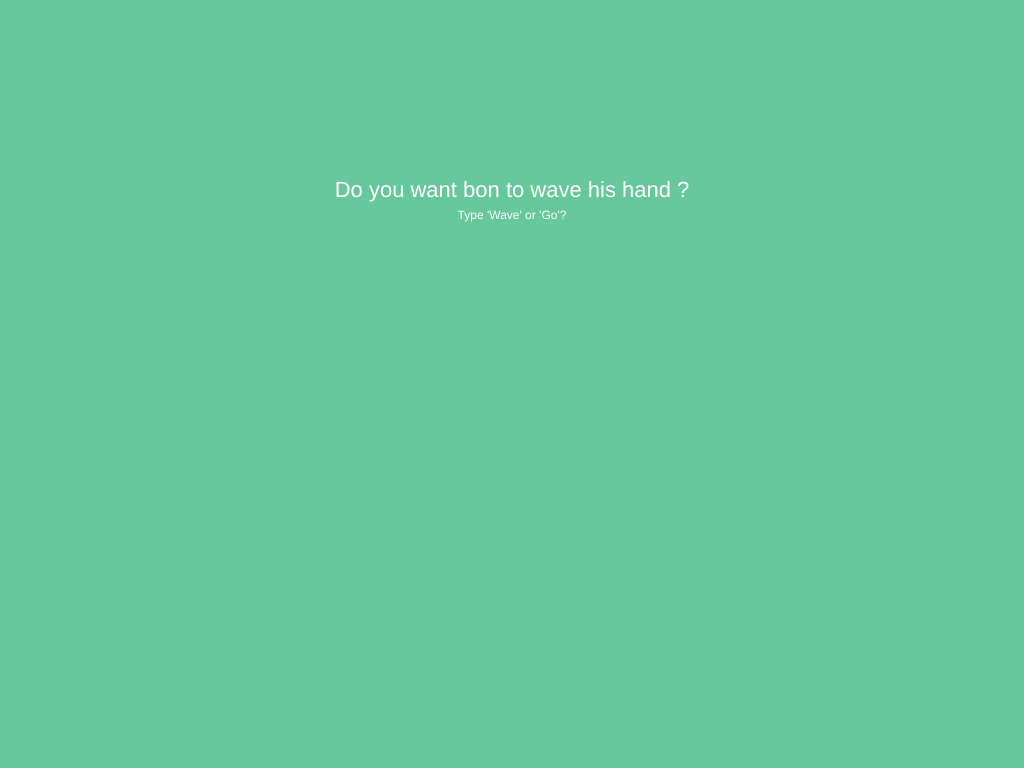
Frame 1 (no input)
Frame 60 (no input): identical to frame 1, image omitted
Frame 120 (the mouse pressed at the canvas centre since frame 60): identical to frame 1, image omitted

The p5.js sketch that drew this single still picture (run headless with seeded random() and noise() and a simulated clock; from frame 60 on, the mouse is pressed at the canvas centre):

// p5.js sketch
// ── sketch.js

var state = 0 ; // stage in story
var typed ="";  // what has to be typed

function setup() {
  createCanvas(1024,768);
  textFont("Helvetica");
  textSize(22);
  textAlign(CENTER);
  fill(255);
}

function draw() {
  background(103,12,156);
  if (state === 0){              // GARDEN
  	background(103,200,156);
  	textSize(22);
  	text("Bon looks out of the window",0,150,width,20);
  	text("Do you want bon to wave his hand ? ",0,180,width,30);
  	textSize(12);
  	text("Type 'Wave' or 'Go'? ",0,210,width,30);                     // WAVE or GO
  } 
  else if (state === 1){        //wave hand
  	background(103,12,156);
  	textSize(22);
  	text("Bon waves his hand, But gets no respose",0,150,width,20);
  	text("So decides to go in the house anyways",0,180,width,30);
  	textSize(12);
  	text("Type  'Go' to go inside the house  ",0,210,width,30);         // GO
  }
  else if (state === 2){ //  At the door
  	background(203,12,156);
  	textSize(22);
  	text("the door of the house is open. at the door Bon wonders",0,150,width,20);
  	text("If he should go IN or return HOME",0,180,width,30);
  	textSize(12);
  	text("Type 'In' or 'HOME'? ",0,210,width,30);         // IN or HOME
  }
  else if (state === 3){        //living room
  	background(103,12,156);
  	textSize(22);
  	text("He does not see anyone in the living room",0,150,width,20);
  	text("should he climb the STAIRS? or go in the KITCHEN ?",0,180,width,30);
  	textSize(12);
  	text("Type 'STAIRS' or 'KITCHEN'? ",0,210,width,30);         
  	textSize(22);
  	text("Or he can also return HOME",0,450,width,20);   // STAIRS or KITCHEN or HOME
  }
  else if (state === 4){        //kitchen -- Tap  ^living room
  	background(103,12,50);
  	  	text("There is hot coffee on the table",0,150,width,20);
  	text("there is sound of water dripping. Should he ignore it ? or go to the sound ?",0,180,width,30);
  	textSize(12);
  	text("Type 'FOLLOW' or 'IGNORE'? ",0,210,width,30);         
  	textSize(22);
  	text("Or he can also return HOME",0,450,width,20);   // TAP or KITCHEN or HOME;
  }
  else if (state === 5){        //tap
  	background(103,12,50);
  	text("There is a water dripping from a tap",0,150,width,20);
  	text("HE closes the TAP and goes back out",0,180,width,30);   // default to LIVING ROOM
  }
  else if (state === 6){        //stairs  (transition)
  	background(103,12,200);
  	text("climbing up the stairs",0,650,width,30);
  }
  else if (state === 7){        //Hallway
  	background(103,12,156);
  	text("in the hallway there are 3 doors",0,150,width,20);
  	text("which room does he choose to go ? ",0,180,width,30);
  	textSize(12);
  	text("Choose '1','2' or '3'? ",0,210,width,30);         
  	textSize(22);
  	text("Or he can also return HOME",0,450,width,20);   // 1 or 2 or 3;
  }
  else if (state === 8){        //Cube room 1
  	background(103,12,156);           // default to HALLWAY
  	text("when he opens the door, he sees the ceiling fan on the floor and open box on the ceiling",0,150,width,20); 
   
  }
  else if (state === 9){        //mirro room 2
  	background(103,12,156);     //default to  HALLWAY
  	text("THis is a empty room with only a mirror in it ",0,150,width,20); 
  }
  else if (state === 10){        //window
  	background(103,12,156);     
  	text("In this room there is the window which he saw from the outside ?",0,150,width,20); 
  	textSize(12);
  	text("Do you want to go the 'WINDOW' ? ",0,210,width,30);         
  	textSize(22);
  	text("Or he can also return HOME",0,450,width,20);   // WINDOW or HOME;
  }
  else if (state === 11){        //Inside window
  	background(103,12,156);
  	text("In the window he sees a boy looking at him",0,650,width,30); // default to GARDEN
  } 
   text(typed,0,350,width,30);
}

function keyPressed(){
	if (keyCode == BACKSPACE){
		typed = '';
	}
}

function keyTyped(){    // Directory of keep code
  if (key =='0'){   
		state = 0;  // GARDEN ---- // WAVE or GO
	}	else if (key ==','){
		state = 1;    //wave hand ----- // GO
	}else if (key =='.'){
		state = 2;  //  At the door -----// IN or HOME
	}else if (key =='/'){
		state = 3;  //living room  ----- // STAIRS or KITCHEN or HOME 
	}else if (key =='4'){
		state = 4;  //kitchen ----- // TAP or OUT or HOME;
	}else if (key =='5'){ 
		state = 5;    //tap --- // default to LIVING ROOM
	}else if (key =='6'){
		state = 6;   //stair  --  Transition
	}else if (key =='7'){
		state = 7;  //Hallway  ---- // 1 or 2 or 3;
	}else if (key =='8'){   
		state = 8; //Cube room 1  ----- // default to HALLWAY
	}else if (key =='9'){
		state = 9; //mirro room 2   ----- // default to HALLWAY
	}else if (key =='='){
		state = 10;   //window  ----- // WINDOW or HOME;
	}else if (key =='/'){
		state = 11; //Inside window  ---- // GARDEN
	}
	                                    // type words   
	else if (typed == 'wave'){
			state = 1;
			typed = '';
	} else if (typed == 'go'){
			state = 2;
			typed = '';
	}else if (typed == 'in'|| typed == 'ignore'){
			state = 3;
			typed = '';
	} else if (typed == 'kitchen'){
			state = 4;
			typed = '';
	}else if (typed == 'stairs'){
			state = 6;
			typed = '';
	} else if (typed == 'follow'){
			state = 5;
			typed = '';
	}else if (typed == '1'){
			state = 8;
			typed = '';
	}else if (typed == '2'){
			state = 9;
			typed = '';
	}else if (typed == '3'){
			state = 10;
			typed = '';
	}else if (typed == 'window'){
			state = 11;
			typed = '';
	}else if (typed == 'hallway'){
			state = 7;
			typed = '';
	}

	else {    // take input from the user
		typed += key ;
		}
}
